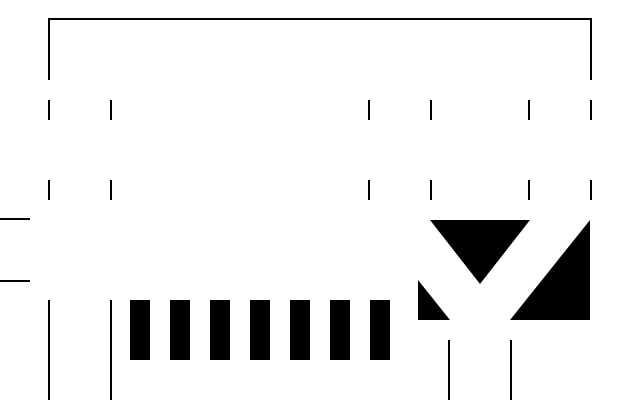
#> input picture src/dataset_assemble_sim/label.png, 640 x 400 px
$ python assemble_object.py
#> lines starting #> are read from the running program, lines starting #| are printed output that depends on the picture
import sys

import math, random
import numpy as np

import matplotlib.pyplot as plt
import matplotlib.patches as patches

from PIL import Image
import networkx as nx

'''
File info:
    Name    - [assemble_object]
    Author  - [Ze]
    Date    - [Jan. 2023] -> [X]
    Exe     - [Yes]
File description:
    Assemble line dataset (ALD) simulation.
File content:
    Graph               <class> - Define a map object.
    Moving_Object       <class> - Define a moving object.
    return_map          <func>  - Load the map.
    return_path         <func>  - Load a path.
Comments:
    640*400 (64m*40m) rectangular area: Everything is proportional to the real size.
'''

def return_map(map_path):
    '''640*400 area'''
#> called with map_path = 'src/dataset_assemble_sim/label.png'
    the_map = Image.open(map_path)
#> the_map is the input picture: PIL image 640x400 RGBA; mean R, G, B, A 236.3, 236.3, 236.3, 255
    return the_map

def return_path(netgraph:nx.Graph, start_node_index, num_traversed_nodes):
    # assert(0<=start_node_index<=39)
    # assert(1<=num_traversed_nodes<=15)

    path_idx = [start_node_index]
    path = [netgraph.nodes[start_node_index]['pos']]
    for _ in range(num_traversed_nodes):
        connected_nodes_idx = list(netgraph.adj[path_idx[-1]])
        connected_nodes_idx = [x for x in connected_nodes_idx if x not in path_idx]
        if not connected_nodes_idx:
            return path
        next_idx = random.choice(connected_nodes_idx) # NOTE: Change this to get desired path pattern
        path_idx.append(next_idx)
        path.append(netgraph.nodes[next_idx]['pos'])
    return path

def return_netgraph_veh(inversed_y=False, y_max=None):
    if inversed_y & y_max is None:
        raise ValueError('Maximal Y cannot be None.')

    nodes = {12: (95, 0), 11: (95, 135), 10: (95, 165), 5: (65, 165), 6: (65, 135), 7: (65, 0),
             1: (0, 165), 2: (0, 135), 9: (95, 335), 8: (95, 365), 3: (65, 365), 4: (65, 335),
             14: (385, 335), 19: (415, 335), 18: (415, 365), 13: (385, 365), 26: (545, 335), 29: (575, 335),
             28: (575, 365), 25: (545, 365), 30: (575, 180), 27: (545, 180), 23: (495, 80), 21: (465, 80),
             22: (465, 0), 24: (495, 0), 20: (415, 180), 15: (385, 180), 16: (370, 165), 17: (370, 135)
             }

    edges = [(1,5), (2,6), (3,4), (3,8), (4,5), (5,6), (5,10),
             (6,7), (6,11), (8,13), (9,10), (9,14), (10,11), (10,16), (11,12), (11,17),
             (13,14), (13,18), (14,15), (14,19), (15,16), (15,21), (17,20),
             (18,19), (18,25), (19,20), (19,26), (20,23), (21,22), (21,27), (23,24), (23,30),
             (25,28), (26,27), (28,29), (29,30),
             ]

    if inversed_y:
        for id in list(nodes):
            nodes[id] = (nodes[id][0], y_max-nodes[id][1])

    G = nx.Graph()
    for p in nodes:
        G.add_node(p, pos=nodes[p])
    G.add_edges_from(edges)
    return G

def return_netgraph_ped(inversed_y=False, y_max=None):
#> called with inversed_y = True, y_max = 400
    if inversed_y & y_max is None:
        raise ValueError('Maximal Y cannot be None.')

    nodes = {1: (120, 110), 3: (120, 190), 5: (360, 190), 6: (600, 190), 11: (600, 310),
             12: (40, 310), 7: (360, 110), 8: (408, 110), 9: (408, 70), 10: (600, 70),
             4: (40, 190), 2: (40, 110), 13: (0, 110), 14: (0, 190), 15: (40, 0),
             16: (120, 0), 17: (40, 388), 18: (600, 388)
             }

    edges = [(1,2), (1,3), (1,7), (1,16), (2,4), (2,13), (2,15), (3,4), (3,5), (4,12), (4,14),
             (5,6), (5,7), (6,10), (6,11), (7,8), (8,9), (9,10), (11,12), (11,18),
             (12,17)
             ]

    if inversed_y:
        for id in list(nodes):
            nodes[id] = (nodes[id][0], y_max-nodes[id][1])

    G = nx.Graph()
    for p in nodes:
        G.add_node(p, pos=nodes[p])
    G.add_edges_from(edges)
    return G

class Graph:
    def __init__(self, netgraph:nx.Graph, map_path):
        self.netgraph = netgraph
        if map_path is not None:
            self.the_map = return_map(map_path)
        else:
            self.the_map = None

    def get_path(self, start_node_index, num_traversed_nodes):
        self.path = return_path(self.netgraph, start_node_index, num_traversed_nodes)
        return self.path

    def plot_map(self, ax):
        ax.imshow(self.the_map)

    def plot_path(self, ax, color='k--', path=None):
        this_path = self.path
        if path is not None:
            this_path = path
        for i in range(len(this_path)-1):
            ax.plot([this_path[i][0], this_path[i+1][0]], [this_path[i][1], this_path[i+1][1]], color)

class MovingObject():
    def __init__(self, current_position, stagger=0):
        self.stagger = stagger
        self.traj = [current_position]

    @staticmethod
    def motion_model(ts, state, action):
        x,y = state[0], state[1]
        vx, vy = action[0], action[1]
        x += ts*vx
        y += ts*vy
        return (x,y)

    def one_step(self, ts, action):
        self.traj.append(self.motion_model(ts, self.traj[-1], action))

    def run(self, path, ts=.2, vmax=0.5):
        coming_path = path[1:]
        cnt = 0
        while(len(coming_path)>0):
            cnt += 1

            stagger = random.choice([1,-1]) * random.randint(0,10)/10*self.stagger
            x, y = self.traj[-1][0], self.traj[-1][1]
            dist_to_next_goal = math.hypot(coming_path[0][0]-x, coming_path[0][1]-y)
            if dist_to_next_goal < (vmax*ts):
                coming_path.pop(0)
                continue
            else:
                dire = ((coming_path[0][0]-x)/dist_to_next_goal, (coming_path[0][1]-y)/dist_to_next_goal)
                action = (dire[0]*vmax+stagger, dire[1]*vmax+stagger)
                self.one_step(ts, action)


if __name__ == '__main__':
    import os, sys
    import pathlib

    SIM_TIMES = 20
    current_dir = pathlib.Path(__file__).resolve().parents[0]
    map_path = os.path.join(current_dir, 'label.png')
    the_map = return_map(map_path=map_path)
    netgraph = return_netgraph_ped(inversed_y=True, y_max=400)

    _, [ax1,ax2,ax3] = plt.subplots(1,3)
    [ax.set_aspect('equal', 'box') for ax in [ax1,ax2,ax3]]

    ax1.imshow(the_map)
    [ax1.plot(netgraph.nodes[n]['pos'][0], netgraph.nodes[n]['pos'][1], 'x') for n in list(netgraph.nodes)]
    [ax1.text(netgraph.nodes[n]['pos'][0], netgraph.nodes[n]['pos'][1], n) for n in list(netgraph.nodes)]
    ax2.imshow(np.ones_like(the_map))
    [ax2.plot(netgraph.nodes[n]['pos'][0], netgraph.nodes[n]['pos'][1], 'x') for n in list(netgraph.nodes)]
    [ax2.text(netgraph.nodes[n]['pos'][0], netgraph.nodes[n]['pos'][1], n) for n in list(netgraph.nodes)]
    nx.draw_networkx_edges(netgraph, nx.get_node_attributes(netgraph,'pos'), ax=ax1, edge_color='r')
    nx.draw_networkx_edges(netgraph, nx.get_node_attributes(netgraph,'pos'), ax=ax2, edge_color='r')

    ts = 0.2
    stagger = 3 + random.randint(1,5)
    vmax = 10 + random.randint(1,5) # 1m = 10px, reasonable speed is 10~20px/s
    graph = Graph(netgraph, map_path=map_path)
    for _ in range(SIM_TIMES):
        ax3.cla()
        # start_node_index = random.choice(range(39))
        start_node_index = random.choice(range(1,18))
        num_traversed_nodes = random.choice(range(5,10))

        path = graph.get_path(start_node_index=start_node_index, num_traversed_nodes=num_traversed_nodes)
        obj = MovingObject(path[0], stagger)
        obj.run(path, ts, vmax)

        graph.plot_map(ax3)
        graph.plot_path(ax3, color='go--')
        ax3.plot(np.array(obj.traj)[:,0],np.array(obj.traj)[:,1],'.')

        plt.pause(0.5)
#> this loop made 20 passes
#> pass 1, `plt.pause(0.5)`:
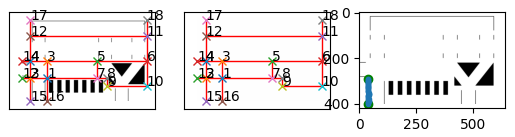
#> figure drawn by matplotlib, 3 panels
#> pass 2, `plt.pause(0.5)`:
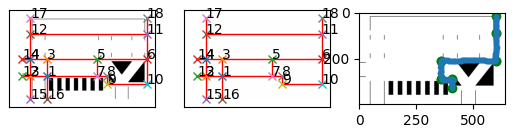
#> figure drawn by matplotlib, 3 panels

    plt.tight_layout()
    plt.show()
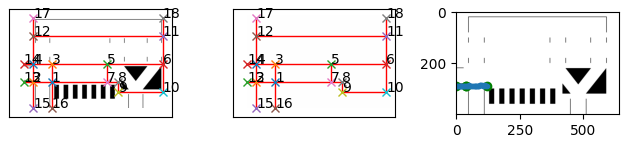
#> figure drawn by matplotlib, 3 panels
